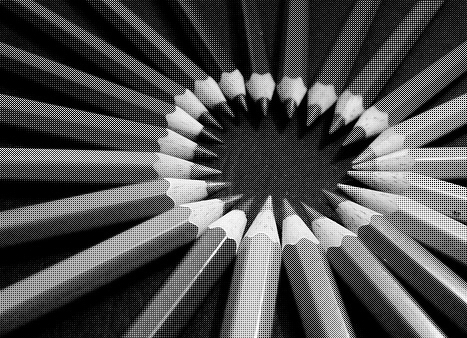
#> input picture Assignment1/image_set/pencils_mosaic.bmp, 467 x 338 px
$ python A1.py
#> lines starting #> are read from the running program, lines starting #| are printed output that depends on the picture
#!/usr/bin/env python
# coding: utf-8

# # Computer Vision

# ### Assignment 1

# Please run the cell for each Bayer image and its corresponding one at a time. This notebook should be in the same folder as test images. Also the results will be saved in the same folder.

# In[97]:


get_ipython().run_line_magic('matplotlib', 'inline')


# In[98]:


import cv2
import numpy as np
from matplotlib import pyplot as plt


# First Image

# In[99]:


#1
path = 'pencils_mosaic.bmp'
img = cv2.imread(path, cv2.IMREAD_GRAYSCALE)/255
#> img: shape (338, 467) float64; min 0, max 1, mean 0.313


# In[100]:


#1
path = 'pencils.jpg'
real_img = cv2.imread(path).astype(np.float32)/255
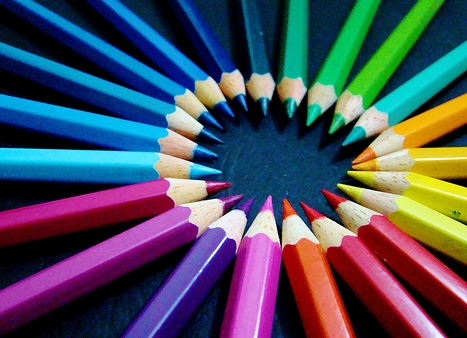
#> input picture Assignment1/image_set/pencils.jpg, 467 x 338 px


# Second Image

# In[101]:


#2
path = 'crayons_mosaic.bmp'
img = cv2.imread(path, cv2.IMREAD_GRAYSCALE)/255
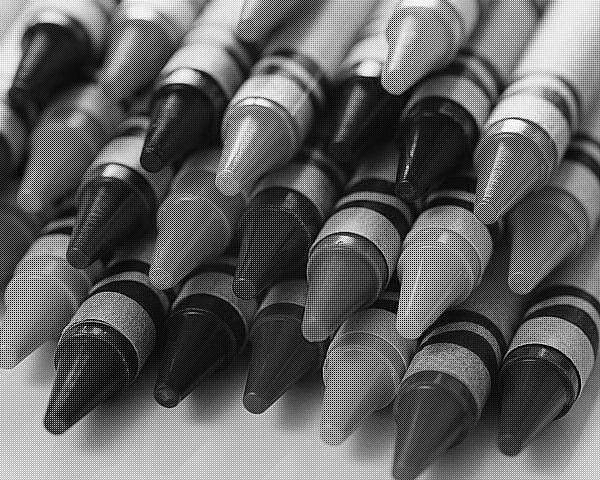
#> input picture Assignment1/image_set/crayons_mosaic.bmp, 600 x 480 px
#> img: shape (480, 600) float64; min 0, max 1, mean 0.385


# In[102]:


#2
path = 'crayons.jpg'
real_img = cv2.imread(path).astype(np.float32)/255
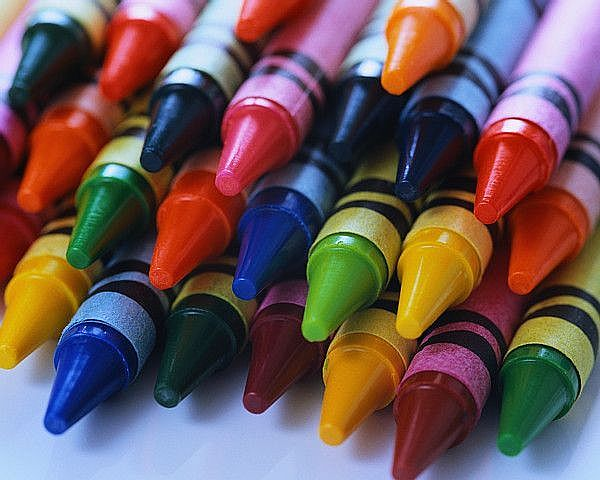
#> input picture Assignment1/image_set/crayons.jpg, 600 x 480 px
#> real_img: shape (480, 600, 3) float32


# Third Image

# In[103]:


#3
path = 'oldwell_mosaic.bmp'
img = cv2.imread(path, cv2.IMREAD_GRAYSCALE)/255
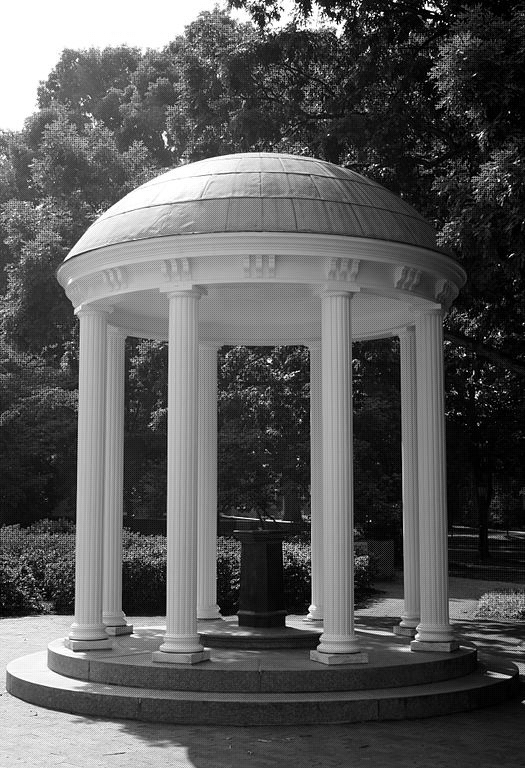
#> input picture Assignment1/image_set/oldwell_mosaic.bmp, 525 x 768 px
#> img: shape (768, 525) float64; min 0, max 1, mean 0.353


# In[104]:


#3
path = 'oldwell.jpg'
real_img = cv2.imread(path).astype(np.float32)/255
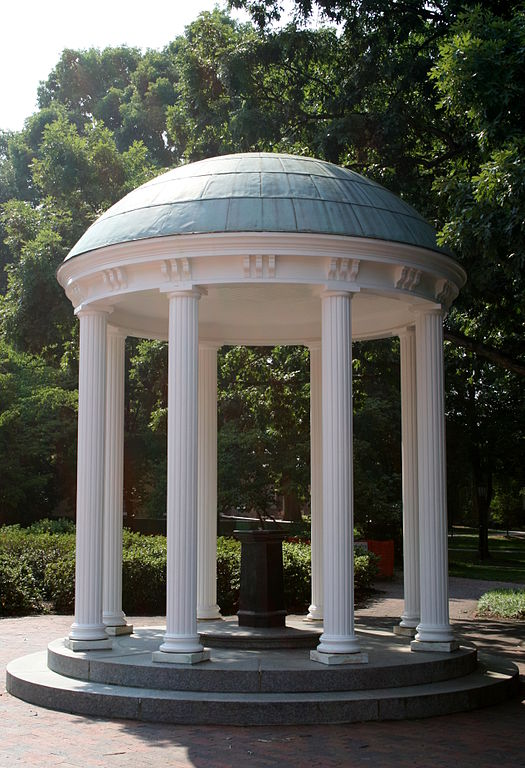
#> input picture Assignment1/image_set/oldwell.jpg, 525 x 768 px
#> real_img: shape (768, 525, 3) float32


# ### Part 1)

# In[105]:


red = np.zeros(img.shape)
blue = np.zeros(img.shape)
green = np.zeros(img.shape)


# Seperate color channels

# In[106]:


for i in range (img.shape[1]):
    for j in range (img.shape[0]):
        if (i+j)%2 == 1:
            red[j,i] = img[j,i]
        elif j%2 == 0:
            blue[j,i] = img[j,i]
        else:
            green[j,i] = img[j,i]
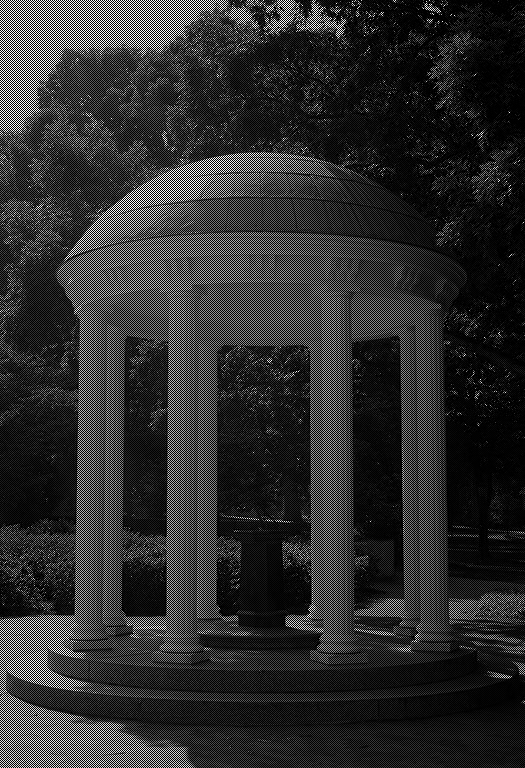
#> red: shape (768, 525) float64; min 0, max 1, mean 0.179


# Kernel Definition

# In[107]:


kernel_red = np.array([[0, 0.25, 0], [0.25, 1, 0.25], [0, 0.25, 0]])
kernel_bag = np.array([[0.25, 0.5, 0.25], [0.5, 1, 0.5], [0.25, 0.5, 0.25]])


# In[108]:


new_blue = cv2.filter2D(blue, -1, kernel_bag).astype(np.float32)
new_red = cv2.filter2D(red, -1, kernel_red).astype(np.float32)
new_green = cv2.filter2D(green, -1, kernel_bag).astype(np.float32)


# Image Reconstruction

# In[109]:


new_img = cv2.merge(((new_blue), (new_green), (new_red)))


# Calculating the difference

# In[110]:


channelwise_dif = np.sum((real_img - new_img)**2, axis = -1)
# [11 lines of commented-out code are left out]


dif = np.zeros(real_img.shape)
print(channelwise_dif.shape)
#| (768, 525)
dif[:,:,0] = channelwise_dif*255

final_res_dif = np.concatenate([real_img*255, new_img*255, dif], axis = 1)


# Save the results

# In[112]:


cv2.imwrite('new_img.png', new_img*255)
cv2.imwrite('dif_img.png', final_res_dif)
cv2.imwrite('channlewise_dif.png', channelwise_dif*255)


# In[66]:


#cv2.imshow("dif_img", channelwise_dif*255)
#cv2.imshow("new_img", new_img*255)
#cv2.imshow("final_res_dif", final_res_dif)
#cv2.waitKey(100)


# ### Part 2)

# In[67]:


green_red = new_green - new_red
blue_red = new_blue - new_red

median_green = cv2.medianBlur(green_red, 3)
median_blue = cv2.medianBlur(blue_red, 3)

second_green = (median_green + new_red)
second_blue = (median_blue + new_red)


# In[68]:


second_img = cv2.merge(((second_blue), (second_green), (new_red)))


# In[69]:


channelwise_dif_2 = np.sum((real_img - second_img)**2, axis = -1)

# [12 lines of commented-out code are left out]


dif2 = np.zeros(real_img.shape)
print(channelwise_dif.shape)
#| (768, 525)
dif2[:,:,0] = channelwise_dif*255

second_final_res_dif = np.concatenate([real_img*255, second_img*255, dif2],axis = 1)


# In[71]:


cv2.imwrite('second_img.png', second_img*255)
cv2.imwrite('channelwise_dif_2.png', channelwise_dif_2*255)
cv2.imwrite('second_final_res_dif.png', second_final_res_dif)


# ## Some Experiment

# In[72]:


bayer_img = np.zeros(img.shape)


# In[73]:


for i in range (real_img.shape[1]):
    for j in range (real_img.shape[0]):
        if (i+j)%2 == 1:
            bayer_img[j,i] = real_img[j,i,1]
            #print(new_bayer[j,i])
        elif j%2 == 0:
            bayer_img[j,i] = real_img[j,i,0]
        else:
            bayer_img[j,i] = real_img[j,i,2]


# In[74]:


#bayer_img


# In[75]:


red_2 = np.zeros(bayer_img.shape)
blue_2 = np.zeros(bayer_img.shape)
green_2 = np.zeros(bayer_img.shape)


# In[76]:


for i in range (bayer_img.shape[1]):
    for j in range (bayer_img.shape[0]):
        if (i+j)%2 == 1:
            green_2[j,i] = bayer_img[j,i]
        elif j%2 == 0:
            blue_2[j,i] = bayer_img[j,i]
        else:
            red_2[j,i] = bayer_img[j,i]


# In[77]:


kernel_green = np.array([[0, 0.25, 0], [0.25, 1, 0.25], [0, 0.25, 0]])
kernel_bar = np.array([[0.25, 0.5, 0.25], [0.5, 1, 0.5], [0.25, 0.5, 0.25]])


# In[78]:


new_blue_2 = cv2.filter2D(blue_2, -1, kernel_bar)
new_red_2 = cv2.filter2D(red_2, -1, kernel_bar)
new_green_2 = cv2.filter2D(green_2, -1, kernel_green)


# In[79]:


new_img_2 = cv2.merge(((new_blue_2), (new_green_2), (new_red_2)))
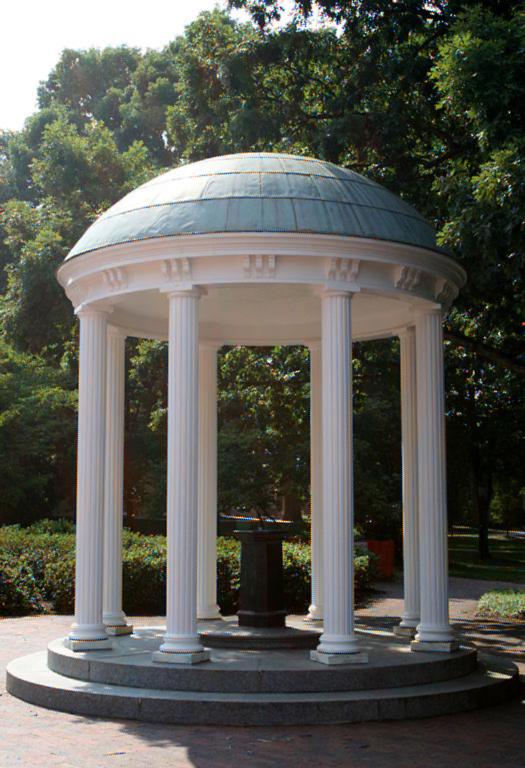
#> new_img_2: shape (768, 525, 3) float64; mean of channels 0, 1, 2 0.333, 0.362, 0.36; drawn as B, G, R
#real_img = real_img.astype(np.float64)


# In[80]:


channelwise_dif_3 = np.sum((real_img - new_img_2)**2, axis = -1)


# In[81]:


dif3 = np.zeros(real_img.shape)
dif3[:,:,0] = channelwise_dif_3*255

second_final_res_dif = np.concatenate([real_img*255, new_img_2*255, dif3],axis = 1)

final_res_dif3 = np.concatenate([real_img*255, new_img_2*255, dif3],axis = 1)


# In[82]:


cv2.imwrite('new_img3.png', new_img_2*255)
cv2.imwrite('channelwise_dif_3.png', channelwise_dif_3*255)
cv2.imwrite('final_res_dif3.png', final_res_dif3)


# In[ ]:


# In[ ]:


# In[ ]:
